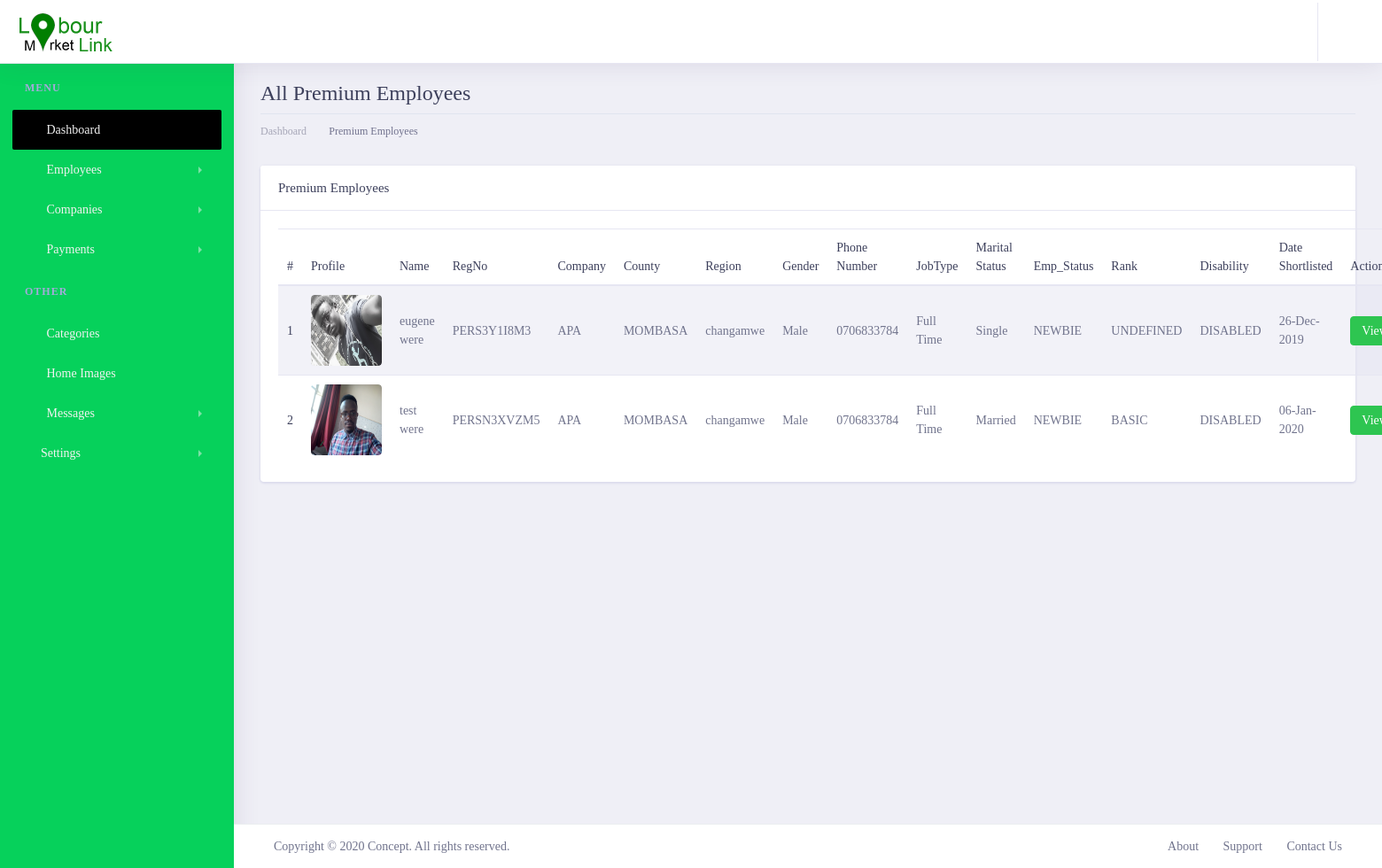
/lmladmin/shortlistedemployees/ (signed in), run on an earlier commit of the app's database.
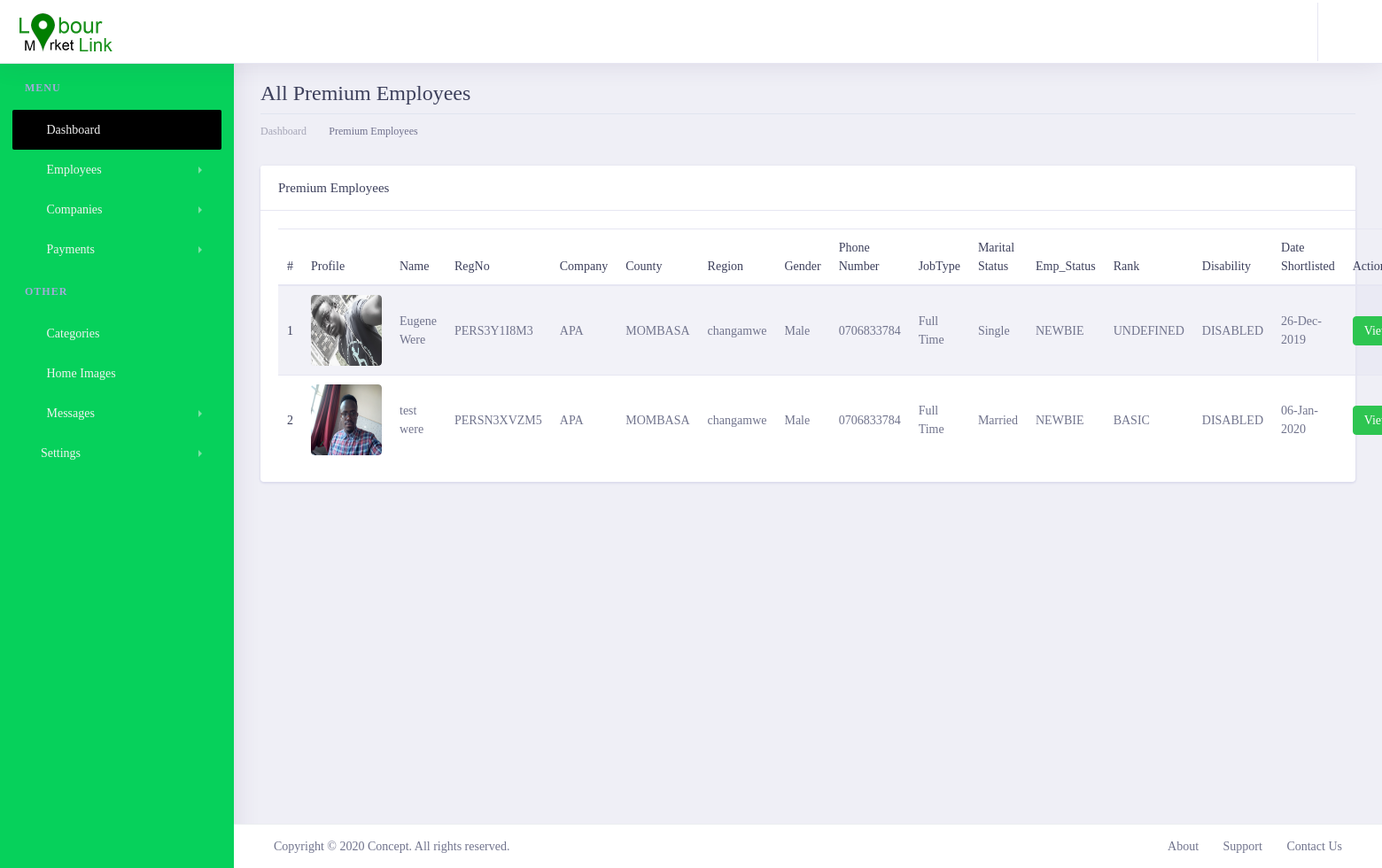
And on a later commit of the database.
### lmlappadmin/models.py (models this page shows, shortened)
class CompanyShortlistCustomers(models.Model):
    company = models.ForeignKey(Company, on_delete=models.CASCADE)
    customer = models.ForeignKey(Customer, on_delete=models.CASCADE)
    created_at = models.DateTimeField(auto_now_add=True)
    updated_at = models.DateTimeField(auto_now=True)

class Customer(get_user_model()):
    profile_image = models.ImageField(max_length=200, upload_to='customerImages', null=True, blank=True)
    regpayment = models.ForeignKey(CustomerPayments, on_delete=models.CASCADE, null=True, blank=True)
    country = models.CharField(max_length=100,null=False, blank=False)
    county = models.ForeignKey(County, on_delete=models.CASCADE, null=False, blank=False)
    region = models.ForeignKey(Region, on_delete=models.CASCADE, null=False, blank=False)
    gender = models.CharField(max_length=100,null=False, blank=False)
    category = models.ForeignKey(Category, on_delete=models.CASCADE, max_length=200, null=False, blank=False)
    phone_number = models.CharField(max_length=20, null=False, blank=False)
    date_of_birth = models.DateField(default=datetime.datetime.now)
    landmark = models.CharField(max_length=100,null=True, blank=True)
    huduma_no = models.CharField(max_length=100,null=True, blank=True)
    job_type = models.CharField(max_length=200, null=False, blank=False)
    disability = models.TextField(null=True, blank=True)
    marital_status = models.CharField(max_length=100,null=True, blank=True)
    created_at = models.DateTimeField(auto_now_add=True)
    updated_at = models.DateTimeField(auto_now=True)
    biography = models.TextField()
    PERSONNEL_STATUS = {
        ('NEWBIE', 'Newbie'),
        ('REGISTERED_CONFIRMED', 'Registerd_confirmed'),
        ('DEACTIVATED', 'Deactivated'),
    }
    status = models.CharField(choices=PERSONNEL_STATUS, default='NEWBIE', max_length=200, null=False, blank=False)
    RANK_STATUS = {
        ('BASIC', 'Basic'),
        ('PREMIUM', 'Premium'),
        ('ULTIMATE', 'Ultimate'),
    }
    rank_status = models.CharField(choices=RANK_STATUS, default='BASIC', max_length=200, null=False, blank=False)
    DISABILITY_STATUS=[
        ('DISABLED','Disabled'),
        ('NOT_DISABLED','Not_Disabled')
    ]
    disability_status =models.CharField(choices=DISABILITY_STATUS, default='NOT_DISABLED', max_length=200, null=True, blank=False)
    class Meta:
        verbose_name = 'Customer'
        verbose_name_plural = 'Customers'
    @property
    def customer_reg_no(self):
        regno = CustomerRegNo.objects.filter(customer=self).first()
        if regno:
            return regno.personel_reg_no
        else:
            return 'NO_REGNO_ON_THIS_GUY'

class CustomerRegNo(models.Model):
    customer = models.ForeignKey(Customer, on_delete=models.CASCADE)
    personel_reg_no = models.CharField(max_length=100, null=False, blank=False, unique=True)
    created_at = models.DateTimeField(auto_now_add=True)
    updated_at = models.DateTimeField(auto_now=True)

class Company(get_user_model()):
    logo = models.ImageField(max_length=200, upload_to='employerlogo', null=True, blank=True)
    regpayment = models.ForeignKey(CompanyRegistrationPayment, on_delete=models.CASCADE, null=True, blank=True)
    category = models.ForeignKey(Category, on_delete=models.CASCADE, max_length=200, null=False, blank=False)
    company_name = models.CharField(max_length=200, null=False, blank=False)
    phone_number = models.CharField(max_length=200, null=False, blank=False, default='0700000000')
    county = models.ForeignKey(County, on_delete=models.CASCADE, null=False, blank=False)
    region = models.ForeignKey(Region, on_delete=models.CASCADE, null=False, blank=False)
    landmark = models.CharField(max_length=100,null=False, blank=False)
    company_motto =models.CharField(max_length=100,null=False, blank=False)
    brief_details = models.TextField()
    bizness_entity_type = models.CharField(max_length=100,null=False, blank=False)
    date_created = models.DateField(default=datetime.datetime.now, null=False, blank=False )
    description = models.TextField()
    website = models.CharField(max_length=100,null=True, blank=True)
    company_email = models.CharField(max_length=100,null=False, blank=False)
    kra_number = models.CharField(max_length=100,null=False, blank=False)
    alphanumeric = RegexValidator(r'^[0-9a-zA-Z]*$', 'Only alphanumeric characters are allowed.')
    bussiness_reg_no = models.CharField(max_length=100,null=True, blank=True,unique=True, validators=[alphanumeric])
    created_at = models.DateTimeField(auto_now_add=True)
    updated_at = models.DateTimeField(auto_now=True)
    COMPANY_STATUS ={
        ('NEWBIE','Newbie'),
        ('REGISTERED_CONFIRMED','Registerd_confirmed'),
        ('DEACTIVATED','Deactivated'),
    }
    status = models.CharField( choices=COMPANY_STATUS, default='NEWBIE', max_length=200, null=False, blank=False)
    RANK_STATUS = {
        ('UNDEFINED','Undefined'),
        ('BASIC','Basic'),
        ('PREMIUM', 'Premium'),
        ('ULTIMATE', 'Ultimate'),
        ('PRO_BASIC', 'Pro_basic'),
        ('PRO_ULTIMATE', 'Pro_ultimate'),
        ('PLATINUM', 'Platinum'),
    }
    rank_status = models.CharField( choices=RANK_STATUS, default='UNDEFINED', max_length=200, null=False, blank=False)
    class Meta:
        verbose_name = 'Employer'
        verbose_name_plural = 'Employers'

class County(models.Model):
    county_number = models.IntegerField(null=False,blank=False)
    county = models.CharField(max_length=200,null=False,blank=False)
    created_at = models.DateTimeField(auto_now_add=True)
    updated_at = models.DateTimeField(auto_now=True)
    def __str__(self):
        return '%s' % (self.county)

class Region(models.Model):
    county_number = models.IntegerField(null=False,blank=False)
    region = models.CharField(max_length=200,null=False,blank=False)
    ward = models.CharField(max_length=200,null=False,blank=False)
    created_at = models.DateTimeField(auto_now_add=True)
    updated_at = models.DateTimeField(auto_now=True)
    def __str__(self):
        return '%s' % (self.region)

### lmlappadmin/views.py (the view)
# urls.py: path('shortlistedemployees/',views.shortlistedemployees, name='shortlistedemployees'),
@login_required()
def shortlistedemployees(request):
    employ = CompanyShortlistCustomers.objects.filter()
    context = {
        'title': 'ShortlistedEmployees',
        'customers': employ,
    }
    return render(request,'employee/shortlistedemployies.html', context)

### lmlapp/templatetags/call_methods.py (called while the page is built)
@register.filter(name='contactushome')
def comments(request):
    contactushome = ContactUsHome.objects.filter(status="UNREAD").order_by("-created_at")
    if contactushome is not None:
        return contactushome
    return False

@register.filter(name='contactushomecount')
def commentscount(request):
    contactushomecount = ContactUsHome.objects.count()
    if contactushomecount > 0:
        return contactushomecount
    return False

### lmlappadmin/templates/employee/shortlistedemployies.html (shortened to what the changed rows need)
{% extends 'admin/layout.html' %}
{% load static %}
{% block content %}
       <div class="dashboard-wrapper ml-0">
            <div class="container-fluid  dashboard-content">
                <div class="row">
                    <div class="col-xl-12 col-lg-12 col-md-12 col-sm-12 col-12">
                        <div class="page-header">
                            <h2 class="pageheader-title"> All Premium Employees</h2>
                        </div>
                    </div>
                </div>
                <div class="row">
                    <div class="col-xl-12 col-lg-12 col-md-12 col-sm-12 col-12">
                            <div class="card">
                                <div class="card-body">
                                    <table class="table table-striped">
                                        <thead>
                                            <tr>
                                                <th scope="col">#</th>
                                                <th scope="col">Profile</th>
                                                <th scope="col">Name</th>
                                                <th scope="col">RegNo</th>
                                                <th scope="col">Company</th>
                                                <th scope="col">County</th>
                                                <th scope="col">Region</th>
                                                <th scope="col">Gender</th>
                                                <th scope="col">Phone Number</th>
                                                <th scope="col">JobType</th>
                                                <th scope="col">Marital Status</th>
                                                <th scope="col">Emp_Status</th>
                                                <th scope="col">Rank</th>
                                                <th scope="col">Disability</th>
                                                <th scope="col">Date Shortlisted</th>
                                                <th scope="col">Action</th>
                                            </tr>
                                        </thead>
                                        <tbody>
                                            {% for employee in customers %}
                                                <tr>
                                                    <th scope="row">{{forloop.counter}}</th>
                                                    <td>
                                                        <div style="width: 80px; height: 80px; overflow: hidden;" class="rounded">
                                                            <img class="w-100 h-100 rounded" src="{{ employee.customer.profile_image.url }}" alt="">
                                                        </div>
                                                    </td>
                                                    <td>{{employee.customer.first_name}} {{ employee.customer.last_name }}</td>
                                                     <td>{{employee.customer.customer_reg_no}}</td>
                                                    <td>{{employee.company.company_name }}</td>
                                                    <td>{{employee.customer.county}}</td>
                                                    <td>{{employee.customer.region}}</td>
                                                    <td>{{employee.customer.gender}}</td>
                                                    <td>{{employee.customer.phone_number}}</td>
                                                    <td>{{employee.customer.job_type }}</td>
                                                    <td>{{employee.customer.marital_status}}</td>
                                                    <td>{{employee.customer.status}}</td>
                                                    <td>{{employee.customer.rank_status}}</td>
                                                    <td>{{employee.customer.disability_status}}</td>
                                                    <td>{{employee.created_at|date:'d-M-Y'}}</td>
                                                    <td>
                                                        <a href="" class="btn btn-success btn-sm rounded">View</a>
                                                    </td>
                                                </tr>
                                            {%  endfor  %}
                                        </tbody>
                                    </table>
                                </div>
                            </div>
                        </div>
                </div>
            </div>
        </div>
{% endblock content %}

What changed in the data, as far as the page shows it:
changed through a linked row, CompanyShortlistCustomers "PERS3Y1I8M3": customer.first_name "eugene" → "Eugene"; customer.last_name "were" → "Were"
